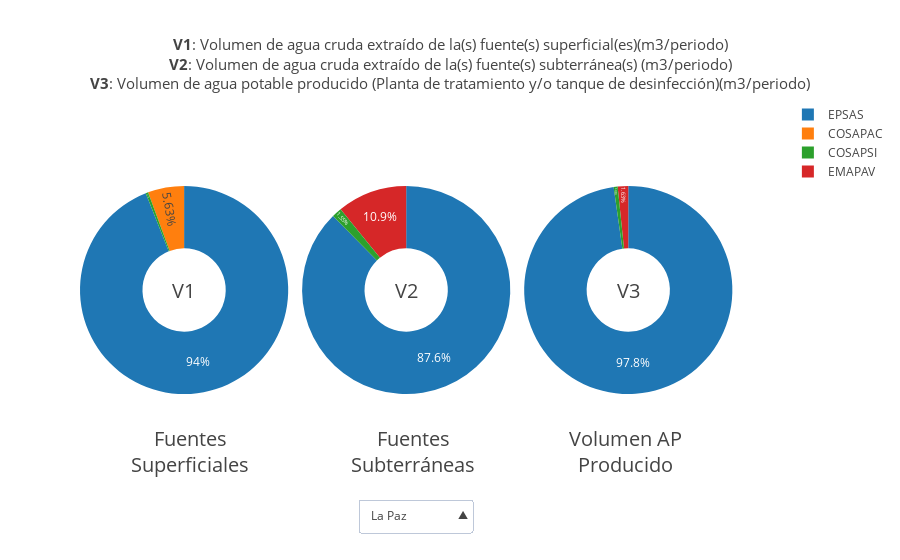

This figure's notebook cell:
### Code cell
#hideme
iplot(fig1)

### Figure 1 — Plotly figure (JSON) as saved in the notebook; plotly's stock layout.template omitted (floating-point values rounded to 4 significant figures)
{"data": [{"domain": {"x": [0, 0.3]}, "hole": 0.4, "hoverinfo": "label+value+percent+name", "labels": ["COSAPAC", "COSAPSI", "EMAPAV", "EPSAS"], "name": "v1", "textposition": "inside", "type": "pie", "uid": "2558b710-cc9b-11e8-9709-f0761c9f65e1", "values": [4367936, 292372, null, 72946163], "visible": true}, {"domain": {"x": [0.32, 0.62]}, "hole": 0.4, "hoverinfo": "label+value+percent+name", "labels": ["COSAPAC", "COSAPSI", "EMAPAV", "EPSAS"], "name": "v2", "textposition": "inside", "type": "pie", "uid": "2558b711-cc9b-11e8-a301-f0761c9f65e1", "values": [null, 176249, 1233970, 9959827], "visible": true}, {"domain": {"x": [0.64, 0.94]}, "hole": 0.4, "hoverinfo": "label+value+percent+name", "labels": ["COSAPAC", "COSAPSI", "EMAPAV", "EPSAS"], "name": "v3", "textposition": "inside", "type": "pie", "uid": "2558b712-cc9b-11e8-bf57-f0761c9f65e1", "values": [null, 468621, 1233970, 74107562], "visible": true}, {"domain": {"x": [0, 0.3]}, "hole": 0.4, "hoverinfo": "label+value+percent+name", "labels": ["6 DE OCTUBRE", "CAPCHI", "COMAYO", "COOPAGUAB", "COOPAGUAS", "COOPAPPI", "COOPLAN", "COOPLIM", "COOSIV", "COOSPELCAR", "COSAJU", "COSAP", "COSCHAL", "COSEPCO", "COSEPFA", "COSEPUR", "COSFAL", "COSIMBO", "COSMIN", "COSMOL", "COSMON", "COSPAIL", "COSPAS", "COSPHUL", "COSPOL", "COSPUGEBUL", "COSSAJA", "FLORIDA", "JOROCHITO", "LA GUARDIA", "LA PORTEÑA", "SAGUAPAC", "SAJUBA", "SEAPAS"], "name": "v1", "textposition": "inside", "type": "pie", "uid": "2558b713-cc9b-11e8-90bd-f0761c9f65e1", "values": [790840, null, 342144, null, null, null, null, null, 1340260, null, null, null, null, 331407, null, 1105920, null, null, null, null, 743900.0, null, 401500.0, null, null, null, 562460, 567648, null, null, null, null, null, null], "visible": false}, {"domain": {"x": [0.32, 0.62]}, "hole": 0.4, "hoverinfo": "label+value+percent+name", "labels": ["6 DE OCTUBRE", "CAPCHI", "COMAYO", "COOPAGUAB", "COOPAGUAS", "COOPAPPI", "COOPLAN", "COOPLIM", "COOSIV", "COOSPELCAR", "COSAJU", "COSAP", "COSCHAL", "COSEPCO", "COSEPFA", "COSEPUR", "COSFAL", "COSIMBO", "COSMIN", "COSMOL", "COSMON", "COSPAIL", "COSPAS", "COSPHUL", "COSPOL", "COSPUGEBUL", "COSSAJA", "FLORIDA", "JOROCHITO", "LA GUARDIA", "LA PORTEÑA", "SAGUAPAC", "SAJUBA", "SEAPAS"], "name": "v2", "textposition": "inside", "type": "pie", "uid": "2558b714-cc9b-11e8-9652-f0761c9f65e1", "values": [531163, 220752, 486720, 387500.0, 8047000.0, 4016000.0, 7014731, 458600.0, 127600.0, 2405000.0, 761444, 1718000.0, 1056000.0, 124416, 196900.0, null, 908544, 775200.0, 1139027, 7088707, null, 4449983, null, 1151000.0, 863778, 1411000.0, null, 90780.0, 196000.0, 680581, 1003000.0, 75323702, 4501000.0, 956721], "visible": false}, {"domain": {"x": [0.64, 0.94]}, "hole": 0.4, "hoverinfo": "label+value+percent+name", "labels": ["6 DE OCTUBRE", "CAPCHI", "COMAYO", "COOPAGUAB", "COOPAGUAS", "COOPAPPI", "COOPLAN", "COOPLIM", "COOSIV", "COOSPELCAR", "COSAJU", "COSAP", "COSCHAL", "COSEPCO", "COSEPFA", "COSEPUR", "COSFAL", "COSIMBO", "COSMIN", "COSMOL", "COSMON", "COSPAIL", "COSPAS", "COSPHUL", "COSPOL", "COSPUGEBUL", "COSSAJA", "FLORIDA", "JOROCHITO", "LA GUARDIA", "LA PORTEÑA", "SAGUAPAC", "SAJUBA", "SEAPAS"], "name": "v3", "textposition": "inside", "type": "pie", "uid": "2558b715-cc9b-11e8-9a86-f0761c9f65e1", "values": [1322003, 220752, 786096, 387500.0, 8047000.0, 4016000.0, 7014731, 458600.0, 1266000.0, 2405000.0, 761444, 1718000.0, 1056000.0, 331407, 196900.0, 1010448, 908544, 775200.0, 1139027, 7088707, 601275, 4449983, 387384, 1151000.0, 863778, 1411000.0, 517934, 567648, 196000.0, 680581, 1003000.0, 74444931, 4501000.0, 956721], "visible": false}, {"domain": {"x": [0, 0.3]}, "hole": 0.4, "hoverinfo": "label+value+percent+name", "labels": ["ASOAPAL", "CAPSCH", "COLOMI", "COOAPASH", "EMAPAS", "JASAP", "SEMAPA"], "name": "v1", "textposition": "inside", "type": "pie", "uid": "2558b716-cc9b-11e8-93a4-f0761c9f65e1", "values": [178178, 950000, 292700.0, 385673, 411720, 512460, 14020000.0], "visible": false}, {"domain": {"x": [0.32, 0.62]}, "hole": 0.4, "hoverinfo": "label+value+percent+name", "labels": ["ASOAPAL", "CAPSCH", "COLOMI", "COOAPASH", "EMAPAS", "JASAP", "SEMAPA"], "name": "v2", "textposition": "inside", "type": "pie", "uid": "2558b717-cc9b-11e8-814c-f0761c9f65e1", "values": [null, 1754000.0, null, null, 954200.0, null, 13100000.0], "visible": false}, {"domain": {"x": [0.64, 0.94]}, "hole": 0.4, "hoverinfo": "label+value+percent+name", "labels": ["ASOAPAL", "CAPSCH", "COLOMI", "COOAPASH", "EMAPAS", "JASAP", "SEMAPA"], "name": "v3", "textposition": "inside", "type": "pie", "uid": "2558b718-cc9b-11e8-9d45-f0761c9f65e1", "values": [null, 2704000.0, null, null, 1337000.0, null, 20940000.0], "visible": false}, {"domain": {"x": [0, 0.3]}, "hole": 0.4, "hoverinfo": "label+value+percent+name", "labels": ["AAPOS", "BUSTILLO", "CAPU", "EMPSAAT", "EMSABAV"], "name": "v1", "textposition": "inside", "type": "pie", "uid": "2558b719-cc9b-11e8-87ee-f0761c9f65e1", "values": [7215070, 2025000.0, 831800.0, 330300.0, 671400.0], "visible": false}, {"domain": {"x": [0.32, 0.62]}, "hole": 0.4, "hoverinfo": "label+value+percent+name", "labels": ["AAPOS", "BUSTILLO", "CAPU", "EMPSAAT", "EMSABAV"], "name": "v2", "textposition": "inside", "type": "pie", "uid": "2558b71a-cc9b-11e8-bc71-f0761c9f65e1", "values": [null, null, 10135, 655600.0, 772900.0], "visible": false}, {"domain": {"x": [0.64, 0.94]}, "hole": 0.4, "hoverinfo": "label+value+percent+name", "labels": ["AAPOS", "BUSTILLO", "CAPU", "EMPSAAT", "EMSABAV"], "name": "v3", "textposition": "inside", "type": "pie", "uid": "2558b71b-cc9b-11e8-8afd-f0761c9f65e1", "values": [6054358, 1793000.0, 815200.0, 985900.0, 1154000.0], "visible": false}, {"domain": {"x": [0, 0.3]}, "hole": 0.4, "hoverinfo": "label+value+percent+name", "labels": ["CAPAG", "COAPASB", "COATRI", "SAMAPAR", "SEMAPAR"], "name": "v1", "textposition": "inside", "type": "pie", "uid": "2558b71c-cc9b-11e8-b8da-f0761c9f65e1", "values": [2207520, null, null, 797900.0, null], "visible": false}, {"domain": {"x": [0.32, 0.62]}, "hole": 0.4, "hoverinfo": "label+value+percent+name", "labels": ["CAPAG", "COAPASB", "COATRI", "SAMAPAR", "SEMAPAR"], "name": "v2", "textposition": "inside", "type": "pie", "uid": "2558b71d-cc9b-11e8-8cc3-f0761c9f65e1", "values": [null, null, 2940448, null, 1018540], "visible": false}, {"domain": {"x": [0.64, 0.94]}, "hole": 0.4, "hoverinfo": "label+value+percent+name", "labels": ["CAPAG", "COAPASB", "COATRI", "SAMAPAR", "SEMAPAR"], "name": "v3", "textposition": "inside", "type": "pie", "uid": "2558b71e-cc9b-11e8-a64d-f0761c9f65e1", "values": [2048810, null, 2466628, 797900.0, 856792], "visible": false}, {"domain": {"x": [0, 0.3]}, "hole": 0.4, "hoverinfo": "label+value+percent+name", "labels": ["COSAALT", "EMAAB", "EMAPYC", "MANCHACO"], "name": "v1", "textposition": "inside", "type": "pie", "uid": "2558b71f-cc9b-11e8-aa53-f0761c9f65e1", "values": [9711000.0, 3117624, 707400.0, 2922000.0], "visible": false}, {"domain": {"x": [0.32, 0.62]}, "hole": 0.4, "hoverinfo": "label+value+percent+name", "labels": ["COSAALT", "EMAAB", "EMAPYC", "MANCHACO"], "name": "v2", "textposition": "inside", "type": "pie", "uid": "2558b720-cc9b-11e8-a9fa-f0761c9f65e1", "values": [6435782, null, 2346000.0, 1871000.0], "visible": false}, {"domain": {"x": [0.64, 0.94]}, "hole": 0.4, "hoverinfo": "label+value+percent+name", "labels": ["COSAALT", "EMAAB", "EMAPYC", "MANCHACO"], "name": "v3", "textposition": "inside", "type": "pie", "uid": "2558b721-cc9b-11e8-b69d-f0761c9f65e1", "values": [15140000.0, 2842650, 3015000.0, 4590000.0], "visible": false}, {"domain": {"x": [0, 0.3]}, "hole": 0.4, "hoverinfo": "label+value+percent+name", "labels": ["COSEPP", "COSERCA", "ELAPAS"], "name": "v1", "textposition": "inside", "type": "pie", "uid": "2558b722-cc9b-11e8-b668-f0761c9f65e1", "values": [116900.0, 431748, 11440000.0], "visible": false}, {"domain": {"x": [0.32, 0.62]}, "hole": 0.4, "hoverinfo": "label+value+percent+name", "labels": ["COSEPP", "COSERCA", "ELAPAS"], "name": "v2", "textposition": "inside", "type": "pie", "uid": "2558b723-cc9b-11e8-8a8e-f0761c9f65e1", "values": [13196, 982.8, null], "visible": false}, {"domain": {"x": [0.64, 0.94]}, "hole": 0.4, "hoverinfo": "label+value+percent+name", "labels": ["COSEPP", "COSERCA", "ELAPAS"], "name": "v3", "textposition": "inside", "type": "pie", "uid": "2558b724-cc9b-11e8-ae40-f0761c9f65e1", "values": [128700.0, 416700.0, 10850000.0], "visible": false}, {"domain": {"x": [0, 0.3]}, "hole": 0.4, "hoverinfo": "label+value+percent+name", "labels": ["EPSA COBIJA"], "name": "v1", "textposition": "inside", "type": "pie", "uid": "2558b725-cc9b-11e8-8483-f0761c9f65e1", "values": [3153600], "visible": false}, {"domain": {"x": [0.32, 0.62]}, "hole": 0.4, "hoverinfo": "label+value+percent+name", "labels": ["EPSA COBIJA"], "name": "v2", "textposition": "inside", "type": "pie", "uid": "2558b726-cc9b-11e8-ac6a-f0761c9f65e1", "values": [null], "visible": false}, {"domain": {"x": [0.64, 0.94]}, "hole": 0.4, "hoverinfo": "label+value+percent+name", "labels": ["EPSA COBIJA"], "name": "v3", "textposition": "inside", "type": "pie", "uid": "2558b727-cc9b-11e8-8fb2-f0761c9f65e1", "values": [2838240], "visible": false}, {"domain": {"x": [0, 0.3]}, "hole": 0.4, "hoverinfo": "label+value+percent+name", "labels": ["COAPAS VINTO", "EMAPA", "SELA", "SMAPA"], "name": "v1", "textposition": "inside", "type": "pie", "uid": "2558b728-cc9b-11e8-be45-f0761c9f65e1", "values": [85480, 243300.0, 472628, 194600.0], "visible": false}, {"domain": {"x": [0.32, 0.62]}, "hole": 0.4, "hoverinfo": "label+value+percent+name", "labels": ["COAPAS VINTO", "EMAPA", "SELA", "SMAPA"], "name": "v2", "textposition": "inside", "type": "pie", "uid": "2558b729-cc9b-11e8-b0da-f0761c9f65e1", "values": [37810.0, 151400.0, 11340000.0, 330400.0], "visible": false}, {"domain": {"x": [0.64, 0.94]}, "hole": 0.4, "hoverinfo": "label+value+percent+name", "labels": ["COAPAS VINTO", "EMAPA", "SELA", "SMAPA"], "name": "v3", "textposition": "inside", "type": "pie", "uid": "2558b72a-cc9b-11e8-97b4-f0761c9f65e1", "values": [123300.0, 394800.0, 11716724, 525000.0], "visible": false}], "layout": {"annotations": [{"font": {"size": 20}, "showarrow": false, "text": "V1", "x": 0.13, "y": 0.5}, {"font": {"size": 20}, "showarrow": false, "text": "V2", "x": 0.47, "y": 0.5}, {"font": {"size": 20}, "showarrow": false, "text": "V3", "x": 0.81, "y": 0.5}, {"font": {"size": 20}, "showarrow": false, "text": "Fuentes<br>Superficiales", "x": 0.07, "y": 0}, {"font": {"size": 20}, "showarrow": false, "text": "Fuentes<br>Subterráneas", "x": 0.48, "y": 0}, {"font": {"size": 20}, "showarrow": false, "text": "Volumen AP<br>Producido", "x": 0.87, "y": 0}], "title": "<b>V1</b>: Volumen de agua cruda extraído de la(s) fuente(s) superficial(es)(m3/periodo)<br><b>V2</b>: Volumen de agua cruda extraído de la(s) fuente(s) subterránea(s) (m3/periodo)<br><b>V3</b>: Volumen de agua potable producido (Planta de tratamiento y/o tanque de desinfección)(m3/periodo)", "titlefont": {"size": 15}, "updatemenus": [{"active": 0, "buttons": [{"args": [{"visible": [true, true, true, false, false, false, false, false, false, false, false, false, false, false, false, false, false, false, false, false, false, false, false, false, false, false, false]}, {}], "label": "La Paz", "method": "update"}, {"args": [{"visible": [false, false, false, true, true, true, false, false, false, false, false, false, false, false, false, false, false, false, false, false, false, false, false, false, false, false, false]}, {}], "label": "Santa Cruz", "method": "update"}, {"args": [{"visible": [false, false, false, false, false, false, true, true, true, false, false, false, false, false, false, false, false, false, false, false, false, false, false, false, false, false, false]}, {}], "label": "Cochabamba", "method": "update"}, {"args": [{"visible": [false, false, false, false, false, false, false, false, false, true, true, true, false, false, false, false, false, false, false, false, false, false, false, false, false, false, false]}, {}], "label": "Potosí", "method": "update"}, {"args": [{"visible": [false, false, false, false, false, false, false, false, false, false, false, false, true, true, true, false, false, false, false, false, false, false, false, false, false, false, false]}, {}], "label": "Beni", "method": "update"}, {"args": [{"visible": [false, false, false, false, false, false, false, false, false, false, false, false, false, false, false, true, true, true, false, false, false, false, false, false, false, false, false]}, {}], "label": "Tarija", "method": "update"}, {"args": [{"visible": [false, false, false, false, false, false, false, false, false, false, false, false, false, false, false, true, true, true, false, false, false, false, false, false, false, false, false]}, {}], "label": "Chuquisaca", "method": "update"}, {"args": [{"visible": [false, false, false, false, false, false, false, false, false, false, false, false, false, false, false, false, false, false, false, false, false, true, true, true, false, false, false]}, {}], "label": "Pando", "method": "update"}, {"args": [{"visible": [false, false, false, false, false, false, false, false, false, false, false, false, false, false, false, false, false, false, false, false, false, false, false, false, true, true, true]}, {}], "label": "Oruro", "method": "update"}], "direction": "up", "x": 0.4, "xanchor": "left", "y": -0.05, "yanchor": "top"}]}}
